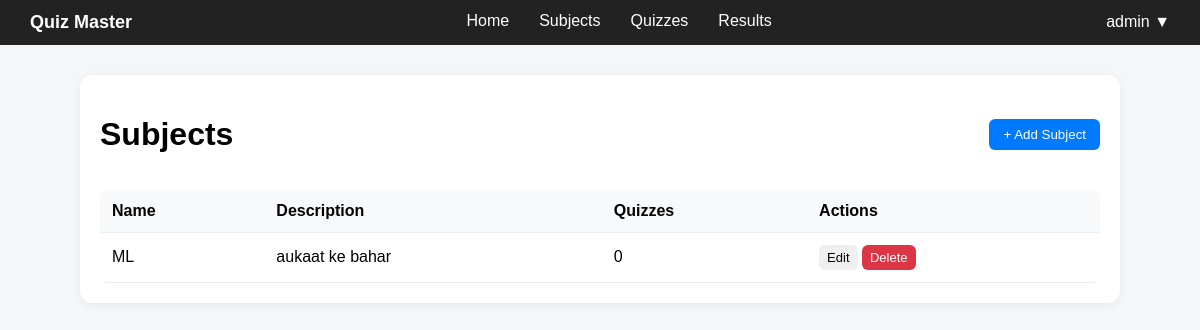
/admin/subjects (signed in), run on an earlier commit of the app's database.
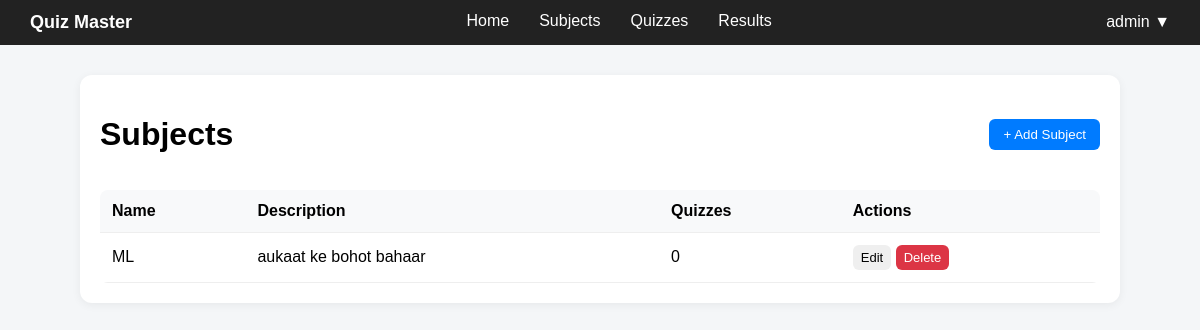
And on a later commit of the database.
### controller/models.py (models this page shows)
class Subject(db.Model):
    __tablename__ = "subjects"
    id = db.Column(db.Integer, primary_key=True)
    name = db.Column(db.String(100), nullable=False)
    description = db.Column(db.Text)
    quizzes = db.relationship("Quiz", backref="subject", lazy=True)

### app.py (the view)
@app.route('/admin/subjects')
def admin_subjects():
    if not admin_access():
        return redirect(url_for("home"))
    subjects = Subject.query.order_by(Subject.id.desc()).all()
    subject_data = []
    for s in subjects:
        subject_data.append({
            "id": s.id,
            "name": s.name,
            "description": s.description,
            "quiz_count": len(s.quizzes),
            "created": s.id
        })
    return render_template("admin_subjects.html", subjects=subject_data)

### app.py (called while the page is built)
def admin_access():
    print("SESSION:", dict(session))
    if "user_id" not in session:
        flash("Please login first")
        return False
    if session.get("role") != "admin":
        flash("You are not authorized to access this page")
        return False
    print("RETURNING TRUE")
    return True

### templates/admin_subjects.html (shortened to what this page needs)
{% extends "base.html" %}
{% block content %}
<div class="header">
    <h1>Subjects</h1>
    <button class="btn primary" onclick="location.href='{{ url_for('new_subject') }}'">
        + Add Subject
    </button>
</div>
<table class="table">
    <thead>
        <tr>
            <th>Name</th>
            <th>Description</th>
            <th>Quizzes</th>
            <th>Actions</th>
        </tr>
    </thead>
    <tbody>
        {% if subjects %}
        {% for s in subjects %}
        <tr>
            <td>{{ s.name }}</td>
            <td>{{ s.description or "—" }}</td>
            <td>{{ s.quiz_count }}</td>
            <td>
                <button class="btn small" onclick="location.href='{{ url_for('edit_subject', id=s.id) }}'">
                    Edit
                </button>
                <form method="POST" action="{{ url_for('delete_subject', id=s.id) }}" style="display:inline;"
                    onsubmit="return confirm('Are you sure you want to delete this subject?')">
                    <button class="btn small danger">Delete</button>
                </form>
            </td>
        </tr>
        {% endfor %}
        {% else %}
        <tr>
            <td colspan="4">No subjects found</td>
        </tr>
        {% endif %}
    </tbody>
</table>
{% endblock %}

What changed in the data, as far as the page shows it:
changed Subject "ML": description "aukaat ke bahar" → "aukaat ke bohot bahaar"
